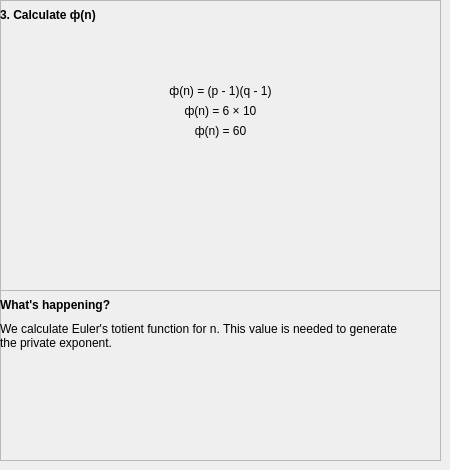
        <widget class="QWidget" name="pg_ersapg3">
         <widget class="QFrame" name="fr_ersawh3">
          <property name="geometry">
           <rect>
            <x>0</x>
            <y>290</y>
            <width>441</width>
            <height>171</height>
           </rect>
          </property>
          <property name="frameShape">
           <enum>QFrame::StyledPanel</enum>
          </property>
          <property name="frameShadow">
           <enum>QFrame::Raised</enum>
          </property>
          <widget class="QLabel" name="lbl_ersawh3_ex">
           <property name="geometry">
            <rect>
             <x>0</x>
             <y>30</y>
             <width>441</width>
             <height>31</height>
            </rect>
           </property>
           <property name="text">
            <string>We calculate Euler's totient function for n. This value is needed to generate 
the private exponent.</string>
           </property>
          </widget>
          <widget class="QLabel" name="lbl_ersawh3_wh">
           <property name="geometry">
            <rect>
             <x>0</x>
             <y>0</y>
             <width>211</width>
             <height>31</height>
            </rect>
           </property>
           <property name="text">
            <string>&lt;html&gt;&lt;head/&gt;&lt;body&gt;&lt;p&gt;&lt;span style=&quot; font-size:9pt; font-weight:600;&quot;&gt;What's happening?&lt;/span&gt;&lt;/p&gt;&lt;/body&gt;&lt;/html&gt;</string>
           </property>
           <property name="alignment">
            <set>Qt::AlignLeading|Qt::AlignLeft|Qt::AlignVCenter</set>
           </property>
          </widget>
         </widget>
         <widget class="QFrame" name="fr_ersamn3">
          <property name="geometry">
           <rect>
            <x>0</x>
            <y>0</y>
            <width>441</width>
            <height>291</height>
           </rect>
          </property>
          <property name="frameShape">
           <enum>QFrame::StyledPanel</enum>
          </property>
          <property name="frameShadow">
           <enum>QFrame::Raised</enum>
          </property>
          <widget class="QLabel" name="lbl_ersamn3_let">
           <property name="geometry">
            <rect>
             <x>0</x>
             <y>80</y>
             <width>441</width>
             <height>21</height>
            </rect>
           </property>
           <property name="text">
            <string>ф(n) = (p - 1)(q - 1)</string>
           </property>
           <property name="alignment">
            <set>Qt::AlignCenter</set>
           </property>
          </widget>
          <widget class="QLabel" name="lbl_ersamn3_cfn">
           <property name="geometry">
            <rect>
             <x>0</x>
             <y>0</y>
             <width>221</width>
             <height>31</height>
            </rect>
           </property>
           <property name="text">
            <string>&lt;html&gt;&lt;head/&gt;&lt;body&gt;&lt;p&gt;&lt;span style=&quot; font-size:9pt; font-weight:600;&quot;&gt;3. Calculate ф(n)&lt;/span&gt;&lt;/p&gt;&lt;/body&gt;&lt;/html&gt;</string>
           </property>
           <property name="alignment">
            <set>Qt::AlignLeading|Qt::AlignLeft|Qt::AlignVCenter</set>
           </property>
          </widget>
          <widget class="QLabel" name="lbl_ersamn3_val">
           <property name="geometry">
            <rect>
             <x>0</x>
             <y>100</y>
             <width>441</width>
             <height>21</height>
            </rect>
           </property>
           <property name="text">
            <string>ф(n) = 6 × 10</string>
           </property>
           <property name="alignment">
            <set>Qt::AlignCenter</set>
           </property>
          </widget>
          <widget class="QLabel" name="lbl_ersamn3_num">
           <property name="geometry">
            <rect>
             <x>0</x>
             <y>120</y>
             <width>441</width>
             <height>21</height>
            </rect>
           </property>
           <property name="text">
            <string>ф(n) = 60</string>
           </property>
           <property name="alignment">
            <set>Qt::AlignCenter</set>
           </property>
          </widget>
         </widget>
        </widget>
